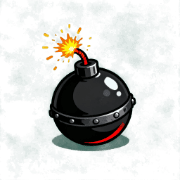
#> input picture web/src/game-assets/act-bomb.png, 180 x 180 px
$ python defringe-floodfill.py ../../src/game-assets/act-bomb.png
#> lines starting #> are read from the running program, lines starting #| are printed output that depends on the picture
#!/usr/bin/env python3
"""绿幕残渍洪泛清理:chroma 软抠后,从画布四边洪泛所有「绿系残留」连通域并置全透明。

背景必然与画布边缘连通,角色内部即使有绿色(如小妖皮肤)也不会被误清。
判定绿系残留:g 通道对 r/b 均有明显优势,或(半透明且偏绿不含蓝)——
覆盖 橄榄绿(170,183,0) 这类模型没画纯荧光绿时留下的脏底。

用法: python3 defringe-floodfill.py <png> [<png> ...]
"""
import sys
from collections import deque
from PIL import Image


def is_bgish(r: int, g: int, b: int, a: int) -> bool:
    """背景候选(从边缘洪泛):只认绿系残留。

    教训:曾加过「极暗像素也算背景」的规则,结果把贴边的黑色角色部件误吃
    (二郎神的黑狗、哪吒的黑色发髻)——墨色背景改由生成提示词禁止,抠图端不再碰暗色。
    """
    if a <= 0:
        return False
    if a < 20:
        return True  # 已透明,可通行
    # 通道优势度:绿比红和蓝都高出一截(容忍橄榄绿 g-r≈13 的小优势)
    if g - max(r, b) >= 8 and b < 120:
        return True
    # 半透明的黄绿渍(chroma 只降到部分 alpha 的边缘残留)
    if a < 235 and (g - max(r, b)) >= 4 and b < 90 and g > 120:
        return True
    return False


def clean(path: str) -> None:
#> called with path = '../../src/game-assets/act-bomb.png'
    im = Image.open(path).convert("RGBA")
#> im is the input picture: PIL image 180x180 RGBA; mean R, G, B, A 43.8, 80.8, 64.6, 55.9
    W, H = im.size
#> W = 180; H = 180
    px = im.load()
    seen = [[False] * W for _ in range(H)]
    dq = deque()
    # 从四边的绿系像素入队
    for x in range(W):
        for y in (0, H - 1):
            r, g, b, a = px[x, y]
            if not seen[y][x] and (is_bgish(r, g, b, a) or a < 20):
                seen[y][x] = True
                dq.append((x, y))
#> after the loop, seen = 180 items
    for y in range(H):
        for x in (0, W - 1):
            r, g, b, a = px[x, y]
            if not seen[y][x] and (is_bgish(r, g, b, a) or a < 20):
                seen[y][x] = True
                dq.append((x, y))
    removed = 0
    while dq:
        x, y = dq.popleft()
        r, g, b, a = px[x, y]
        if a > 0:
            px[x, y] = (r, g, b, 0)
            removed += 1
        for dx, dy in ((1, 0), (-1, 0), (0, 1), (0, -1)):
            nx, ny = x + dx, y + dy
            if 0 <= nx < W and 0 <= ny < H and not seen[ny][nx]:
                nr, ng, nb, na = px[nx, ny]
                if is_bgish(nr, ng, nb, na) or na < 20:
                    seen[ny][nx] = True
                    dq.append((nx, ny))
#> this loop made 26384 passes
#> (x, y, r, g, b, a) on passes 1 to 12: (0, 0, 33, 93, 79, 22), (0, 179, 34, 95, 80, 16), (1, 0, 34, 93, 80, 20), (1, 179, 29, 81, 73, 6), (2, 0, 33, 84, 78, 15), (2, 179, 71, 112, 76, 0), (3, 0, 33, 87, 80, 8), (3, 179, 5, 0, 0, 1), (4, 0, 30, 90, 78, 11), (4, 179, 71, 112, 76, 0), (5, 0, 30, 90, 78, 11), (5, 179, 5, 0, 0, 1)
#> after the loop, removed = 19066
    im.save(path)
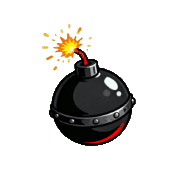
#> saved as act-bomb.png: PIL image 180x180 RGBA; mean R, G, B, A 43.8, 80.8, 64.6, 46; transparent parts drawn white
    print(f"  洪泛清理 {path}: 移除 {removed} px")
#|   洪泛清理 ../../src/game-assets/act-bomb.png: 移除 19066 px


if __name__ == "__main__":
    for p in sys.argv[1:]:
        clean(p)
